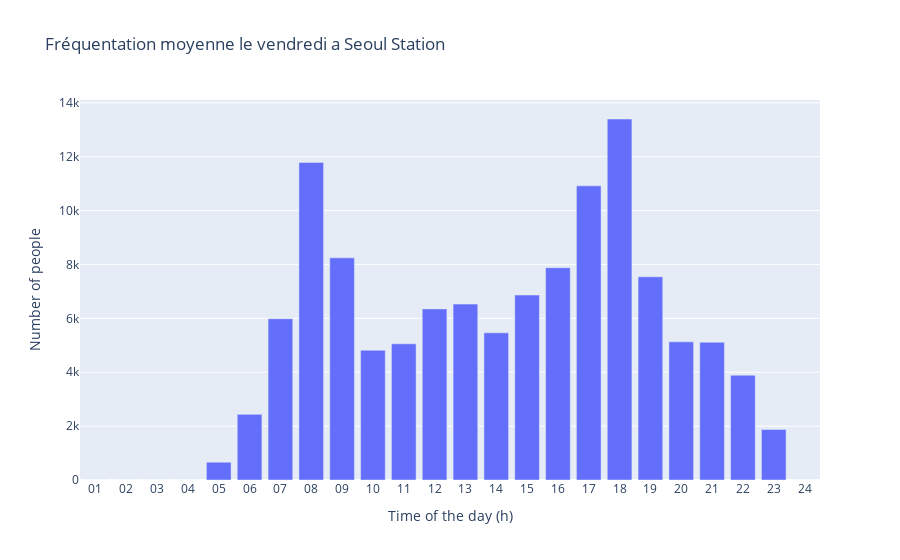

Source (notebook cell):
### Code cell
fig = px.bar(x=frequency_ss.columns[4:],
             y=list(frequency_ss.loc[0].values[4:]),
             title="Test")



fig.update_layout(
    xaxis_title='Time of the day (h)',
    yaxis_title='Number of people',
    title=f'Fréquentation moyenne le vendredi a {frequency_ss.station_name.values[0]}'
)
fig.show()

### Figure 1 — Plotly figure (JSON) as saved in the notebook; plotly's stock layout.template omitted (floating-point values rounded to 4 significant figures)
{"data": [{"alignmentgroup": "True", "hovertemplate": "x=%{x}<br>y=%{y}<extra></extra>", "legendgroup": "", "marker": {"color": "#636efa", "pattern": {"shape": ""}}, "name": "", "offsetgroup": "", "orientation": "v", "showlegend": false, "textposition": "auto", "type": "bar", "x": ["01", "02", "03", "04", "05", "06", "07", "08", "09", "10", "11", "12", "13", "14", "15", "16", "17", "18", "19", "20", "21", "22", "23", "24"], "xaxis": "x", "y": [0, 0, 0, 0, 660.2, 2437.0, 5985.0, 11786, 8247.0, 4817.0, 5054.0, 6352.0, 6529.0, 5461.0, 6865.0, 7879.0, 10919, 13400.0, 7541.0, 5128.0, 5113.0, 3890.0, 1877.0, 0], "yaxis": "y"}], "layout": {"barmode": "relative", "legend": {"tracegroupgap": 0}, "title": {"text": "Fréquentation moyenne le vendredi a Seoul Station"}, "xaxis": {"anchor": "y", "domain": [0, 1], "title": {"text": "Time of the day (h)"}}, "yaxis": {"anchor": "x", "domain": [0, 1], "title": {"text": "Number of people"}}}}
